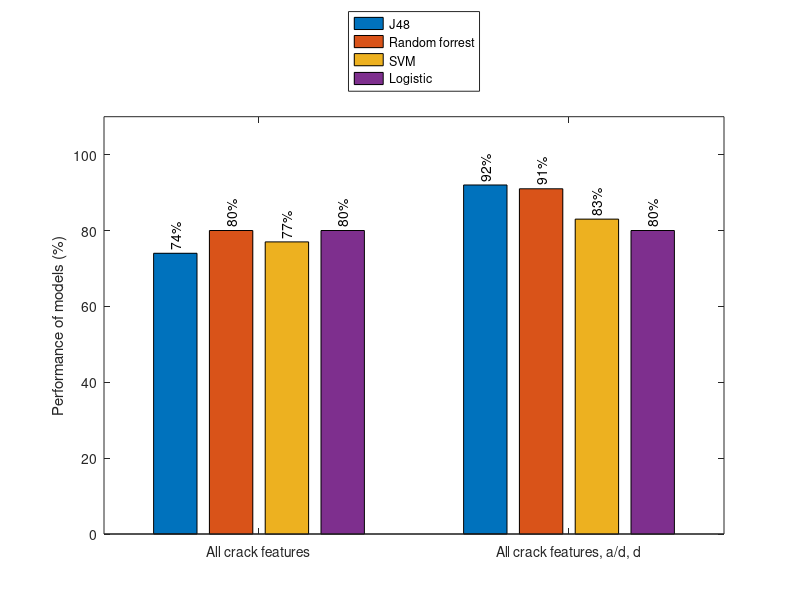

The MATLAB script that drew this image: (Note: this script raises an error after producing the figure.)
clear all,clc
close all
% data Set 1
% data = 100*[  0.19 , 0.17  , 0.18  ,0.15    ; 0.73   ,0.8   , 0.79  ,0.85   ; 0.85  , 0.89 ,0.89   , 0.92  ;  0.52  , 0.62   ,0.59  , 0.72  ];

data = 100*[ 0.74  , .80  , 0.77  ,  0.8  ;0.92    , 0.91  , 0.83  ,  0.8   ];



fH = gcf; colormap(jet(4));
Labels = {'All crack features', 'All crack features, a/d, d'};
set(gca, 'XTick', 1:4, 'XTickLabel', Labels);
h=bar(data);
ylabel('Performance of models (%)')
ybuff=1;

for i=1:length(h)
    XDATA=get(get(h(i),'Children'),'XData');
    YDATA=get(get(h(i),'Children'),'YData');
    for j=1:size(XDATA,2)
        x=XDATA(1,j)+(XDATA(3,j)-XDATA(1,j))/2;
        y=YDATA(2,j)+ybuff;
        t=[num2str(YDATA(2,j),3), '%' ];
        text(x,y,t,'Color','k','HorizontalAlignment','left','Rotation',90)
    end
end
legend('J48','Random forrest','SVM','Logistic','Location','NorthOutside')
set(gca, 'XTick', 1:4, 'XTickLabel', Labels);

ylim([0 110])
applyhatch_pluscolor(fH,'//cc', 0, [0 1 0 1], jet(4))


% applyhatch_pluscolor(gcf,'|-.+\',0,[1 1 0 1 0 ],cool(5),200,3,2)
% legend('baseline','SVM using Wavelet feat','SVM using Geometrical feat','J48 using Geometrical feat','SVM+J48 Geometrical feat','Position','bestoutside')
print('Performance_class','-dpng', '-r1000');

%% Data Set 2
clear all,clc
close all
% data Set 1

% data2 = 100*[ 0.33, 0.37, 0.39,0.36 ,0.45  ,0.28 , 0.29,0.28 , 0.32, 0.35;0.9 ,0.86 ,0.86 ,0.9 , 0.87 ,0.91 ,0.9 ,0.91 ,0.9 ,0.88 ;0.94 ,0.92 ,0.92 ,0.94 ,0.92  ,0.95 , 0.94,0.95 ,0.94 ,0.93 ; 0.81,0.72 , 0.72,0.77 ,0.66  ,0.83 ,0.81 ,0.82 , 0.8,0.77];
% data = 100*[ 0.14 , 0.14 ,0.15  , 0.14 ;  0.84 ,0.85  , 0.82 , 0.84 ; 0.91 , 0.92 ,0.9 , 0.91 ; 0.7 ,0.72  ,0.66  , 0.7 ];

 data = 100*[ 0.14  , 0.15  , 0.13  ,  0.17 ,0.15 ;0.85    ,  0.88 ,0.9   ,  0.8  ,0.85; 0.92  , 0.93 ,0.95   , 0.89 ,0.92 ;  0.72  , 0.77   , 0.81   , 0.62  ,0.72];


fH = gcf; colormap(jet(6));
Labels = {'NRMSE (error)', '(R)', 'IA','Explained Variance Score'};
set(gca, 'XTick', 1:6, 'XTickLabel', Labels);
h=bar(data);
ylabel('Performance of models (%)')
ybuff=1;

for i=1:length(h)
    XDATA=get(get(h(i),'Children'),'XData');
    YDATA=get(get(h(i),'Children'),'YData');
    for j=1:size(XDATA,2)
        x=XDATA(1,j)+(XDATA(3,j)-XDATA(1,j))/2;
        y=YDATA(2,j)+ybuff;
        t=[num2str(YDATA(2,j),3), '%' ];
        text(x,y,t,'Color','k','HorizontalAlignment','left','Rotation',90)
    end
end

legend('Data Set w/o rein-SVM-Feat: I_{p},Total major axis,a/d,d','Data Set w rein-Gaussian-Feat: I_{p},Total major axis,a/d,d','Data Set w rein-SVM-Feat: crack length,Total major axis,a/d,d, shear index, d/s','Data Sets w and w/o rein-SVM-Feat: I_{p},Total major axis,a/d,d','Data Sets w and w/o rein-SVM-Feat: I_{p},Total major axis,a/d,d, shear index, d/s','Location','NorthOutside')
set(gca, 'XTick', 1:6, 'XTickLabel', Labels);

ylim([0 110])
applyhatch_pluscolor(fH,'//cc..', 0, [0 1 0 1 0 1], jet(6))

% applyhatch_pluscolor(gcf,'|-.+\',0,[1 1 0 1 0 ],cool(5),200,3,2)
% legend('baseline','SVM using Wavelet feat','SVM using Geometrical feat','J48 using Geometrical feat','SVM+J48 Geometrical feat','Position','bestoutside')
print('Performance_FR3','-dpng', '-r1000');



%%
clear all,clc
close all
% data Set 1
 data = 100*[ 0.14 , 0.15 ,0.15 , 0.15  ; 0.85 , 0.87 , 0.84  ,0.85 ; 0.92  , 0.93 ,0.91  , 0.92  ;  0.71 , 0.76  , 0.69  , 0.71  ];

% data2 = 100*[ 0.33, 0.37, 0.39,0.36 ,0.45  ,0.28 , 0.29,0.28 , 0.32, 0.35;0.9 ,0.86 ,0.86 ,0.9 , 0.87 ,0.91 ,0.9 ,0.91 ,0.9 ,0.88 ;0.94 ,0.92 ,0.92 ,0.94 ,0.92  ,0.95 , 0.94,0.95 ,0.94 ,0.93 ; 0.81,0.72 , 0.72,0.77 ,0.66  ,0.83 ,0.81 ,0.82 , 0.8,0.77];
% data = 100*[0.12  , 0.15 ;  0.9 , 0.82;0.94   , 0.9 ; 0.8  ,  0.66 ];



fH = gcf; colormap(jet(4));
Labels = {'NRMSE (error)', '(R)', 'IA','Explained Variance Score'};
set(gca, 'XTick', 1:4, 'XTickLabel', Labels);
h=bar(data);
ylabel('Performance of models (%)')
ybuff=1;

for i=1:length(h)
    XDATA=get(get(h(i),'Children'),'XData');
    YDATA=get(get(h(i),'Children'),'YData');
    for j=1:size(XDATA,2)
        x=XDATA(1,j)+(XDATA(3,j)-XDATA(1,j))/2;
        y=YDATA(2,j)+ybuff;
        t=[num2str(YDATA(2,j),3), '%' ];
        text(x,y,t,'Color','k','HorizontalAlignment','left','Rotation',90)
    end
end
legend('Data Set-without shear reinforcement','Data Set-with shear reinforcement','Both data Sets-Regression','Both data Sets-Combined Classification and Regression','Location','NorthOutside')
set(gca, 'XTick', 1:5, 'XTickLabel', Labels);

ylim([0 110])
applyhatch_pluscolor(fH,'//cc', 0, [0 1 0 1], jet(4))

% applyhatch_pluscolor(gcf,'|-.+\',0,[1 1 0 1 0 ],cool(5),200,3,2)
% legend('baseline','SVM using Wavelet feat','SVM using Geometrical feat','J48 using Geometrical feat','SVM+J48 Geometrical feat','Position','bestoutside')
print('Performance1','-dpng', '-r1000');
%%
clear all,clc
close all
% data Set 1
 data = 100*[ 0.07 ,0.1 ,0.08 , 0.07  ;0.83  , 0.82 , 0.77  , 0.78; 0.9 , 0.9 , 0.86 , 0.87  ; 0.68  , 0.66  , 0.59  , 0.61 ];

% data2 = 100*[ 0.33, 0.37, 0.39,0.36 ,0.45  ,0.28 , 0.29,0.28 , 0.32, 0.35;0.9 ,0.86 ,0.86 ,0.9 , 0.87 ,0.91 ,0.9 ,0.91 ,0.9 ,0.88 ;0.94 ,0.92 ,0.92 ,0.94 ,0.92  ,0.95 , 0.94,0.95 ,0.94 ,0.93 ; 0.81,0.72 , 0.72,0.77 ,0.66  ,0.83 ,0.81 ,0.82 , 0.8,0.77];
% data = 100*[0.12  , 0.15 ;  0.9 , 0.82;0.94   , 0.9 ; 0.8  ,  0.66 ];



fH = gcf; colormap(jet(4));
Labels = {'NRMSE (error)', '(R)', 'IA','Explained Variance Score'};
set(gca, 'XTick', 1:4, 'XTickLabel', Labels);
h=bar(data);
ylabel('Performance of models (%)')
ybuff=1;

for i=1:length(h)
    XDATA=get(get(h(i),'Children'),'XData');
    YDATA=get(get(h(i),'Children'),'YData');
    for j=1:size(XDATA,2)
        x=XDATA(1,j)+(XDATA(3,j)-XDATA(1,j))/2;
        y=YDATA(2,j)+ybuff;
        t=[num2str(YDATA(2,j),3), '%' ];
        text(x,y,t,'Color','k','HorizontalAlignment','left','Rotation',90)
    end
end
legend('Data Set-without shear reinforcement','Data Set-with shear reinforcement','Both data Sets-Regression','Both data Sets-Combined Classification and Regression','Location','NorthOutside')
set(gca, 'XTick', 1:5, 'XTickLabel', Labels);

ylim([0 110])
applyhatch_pluscolor(fH,'//cc', 0, [0 1 0 1], jet(4))

% applyhatch_pluscolor(gcf,'|-.+\',0,[1 1 0 1 0 ],cool(5),200,3,2)
% legend('baseline','SVM using Wavelet feat','SVM using Geometrical feat','J48 using Geometrical feat','SVM+J48 Geometrical feat','Position','bestoutside')
print('Performance2','-dpng', '-r1000');
%%
clear all,clc
close all
% data Set 1
% data = 100*[  0.19 , 0.17  , 0.18  ,0.15    ; 0.73   ,0.8   , 0.79  ,0.85   ; 0.85  , 0.89 ,0.89   , 0.92  ;  0.52  , 0.62   ,0.59  , 0.72  ];

data = 100*[0.17  ,0.16  ;0.8 , 0.82; 0.89,0.9 ; 0.63,0.66];



fH = gcf; colormap(jet(4));
Labels = {'NRMSE (error)', '(R)', 'IA','Explained Variance Score'};
set(gca, 'XTick', 1:4, 'XTickLabel', Labels);
h=bar(data);
ylabel('Performance of models (%)')
ybuff=1;

for i=1:length(h)
    XDATA=get(get(h(i),'Children'),'XData');
    YDATA=get(get(h(i),'Children'),'YData');
    for j=1:size(XDATA,2)
        x=XDATA(1,j)+(XDATA(3,j)-XDATA(1,j))/2;
        y=YDATA(2,j)+ybuff;
        t=[num2str(YDATA(2,j),3), '%' ];
        text(x,y,t,'Color','k','HorizontalAlignment','left','Rotation',90)
    end
end
legend('Data Set 3','Data Set 4','Location','NorthOutside')
set(gca, 'XTick', 1:4, 'XTickLabel', Labels);

ylim([0 110])
applyhatch_pluscolor(fH,'//cc', 0, [0 1 0 1], jet(4))


% applyhatch_pluscolor(gcf,'|-.+\',0,[1 1 0 1 0 ],cool(5),200,3,2)
print('Performance_72','-dpng', '-r1000');

%%
clear all,clc
close all
% data Set 1
% data = 100*[  0.19 , 0.17  , 0.18  ,0.15    ; 0.73   ,0.8   , 0.79  ,0.85   ; 0.85  , 0.89 ,0.89   , 0.92  ;  0.52  , 0.62   ,0.59  , 0.72  ];

data = 100*[0.16  ,0.13  ;0.82 ,0.88 ; 0.9, 0.93; 0.67,0.76];



fH = gcf; colormap(jet(4));
Labels = {'NRMSE (error)', '(R)', 'IA','Explained Variance Score'};
set(gca, 'XTick', 1:4, 'XTickLabel', Labels);
h=bar(data);
ylabel('Performance of models (%)')
ybuff=1;

for i=1:length(h)
    XDATA=get(get(h(i),'Children'),'XData');
    YDATA=get(get(h(i),'Children'),'YData');
    for j=1:size(XDATA,2)
        x=XDATA(1,j)+(XDATA(3,j)-XDATA(1,j))/2;
        y=YDATA(2,j)+ybuff;
        t=[num2str(YDATA(2,j),3), '%' ];
        text(x,y,t,'Color','k','HorizontalAlignment','left','Rotation',90)
    end
end
legend('Data Set 4-Regression-Failure ratio-Feat: B, I_{p}, N_{c}, a/d, d','Data Set 4-Combined calssification and Regression-Failure ratio-Feat: B, I_{p}, N_{c}, a/d, d','Location','NorthOutside')
set(gca, 'XTick', 1:4, 'XTickLabel', Labels);

ylim([0 110])
applyhatch_pluscolor(fH,'//cc', 0, [0 1 0 1], jet(4))


% applyhatch_pluscolor(gcf,'|-.+\',0,[1 1 0 1 0 ],cool(5),200,3,2)
print('Performance_73','-dpng', '-r1000');
%%
clear all,clc
close all
% data Set 1
% data = 100*[  0.19 , 0.17  , 0.18  ,0.15    ; 0.73   ,0.8   , 0.79  ,0.85   ; 0.85  , 0.89 ,0.89   , 0.92  ;  0.52  , 0.62   ,0.59  , 0.72  ];
% data = 100*[  ,  ; , ; , ; , ];

data = 100*[0.08  ,0.08  ; 0.87, 0.88; 0.93,0.93 ;0.75 , 0.77];



fH = gcf; colormap(jet(4));
Labels = {'NRMSE (error)', '(R)', 'IA','Explained Variance Score'};
set(gca, 'XTick', 1:4, 'XTickLabel', Labels);
h=bar(data);
ylabel('Performance of models (%)')
ybuff=1;

for i=1:length(h)
    XDATA=get(get(h(i),'Children'),'XData');
    YDATA=get(get(h(i),'Children'),'YData');
    for j=1:size(XDATA,2)
        x=XDATA(1,j)+(XDATA(3,j)-XDATA(1,j))/2;
        y=YDATA(2,j)+ybuff;
        t=[num2str(YDATA(2,j),3), '%' ];
        text(x,y,t,'Color','k','HorizontalAlignment','left','Rotation',90)
    end
end
legend('Data Set 4-Regression-Feat: B, I_{p}, N_{c}, a/d, d','Data Set 4-Combined calssification and Regression-Feat: B, I_{p}, N_{c}, a/d, d','Location','NorthOutside')
set(gca, 'XTick', 1:4, 'XTickLabel', Labels);

ylim([0 110])
applyhatch_pluscolor(fH,'//cc', 0, [0 1 0 1], jet(4))


% applyhatch_pluscolor(gcf,'|-.+\',0,[1 1 0 1 0 ],cool(5),200,3,2)
print('Performance_92','-dpng', '-r1000');

%%
clear all,clc
close all
% data Set 1
% data = 100*[  0.19 , 0.17  , 0.18  ,0.15    ; 0.73   ,0.8   , 0.79  ,0.85   ; 0.85  , 0.89 ,0.89   , 0.92  ;  0.52  , 0.62   ,0.59  , 0.72  ];
 data = 100*[ 0.05 , 0.05 ;0.95 , 0.96 ;0.97 , 0.98 ; 0.9 ,0.92 ];

% data = 100*[0.08  ,0.08  ; 0.87, 0.88; 0.93,0.93 ;0.75 , 0.77];



fH = gcf; colormap(jet(4));
Labels = {'NRMSE (error)', '(R)', 'IA','Explained Variance Score'};
set(gca, 'XTick', 1:4, 'XTickLabel', Labels);
h=bar(data);
ylabel('Performance of models (%)')
ybuff=1;

for i=1:length(h)
    XDATA=get(get(h(i),'Children'),'XData');
    YDATA=get(get(h(i),'Children'),'YData');
    for j=1:size(XDATA,2)
        x=XDATA(1,j)+(XDATA(3,j)-XDATA(1,j))/2;
        y=YDATA(2,j)+ybuff;
        t=[num2str(YDATA(2,j),3), '%' ];
        text(x,y,t,'Color','k','HorizontalAlignment','left','Rotation',90)
    end
end
legend('Data Set 4-Regression-Feat: B, I_{p}, N_{c}, a/d, d','Data Set 4-Combined calssification and Regression-Feat: B, I_{p}, N_{c}, a/d, d','Location','NorthOutside')
set(gca, 'XTick', 1:4, 'XTickLabel', Labels);

ylim([0 110])
applyhatch_pluscolor(fH,'//cc', 0, [0 1 0 1], jet(4))


% applyhatch_pluscolor(gcf,'|-.+\',0,[1 1 0 1 0 ],cool(5),200,3,2)
print('Performance_112','-dpng', '-r1000');
%%
clear all,clc
close all
% data Set 1
% data = 100*[  0.19 , 0.17  , 0.18  ,0.15    ; 0.73   ,0.8   , 0.79  ,0.85   ; 0.85  , 0.89 ,0.89   , 0.92  ;  0.52  , 0.62   ,0.59  , 0.72  ];
 data = 100*[ 0.06 ,0.06  ;0.95 , 0.94;0.97 , 0.97; 0.9,0.88 ];

% data = 100*[0.08  ,0.08  ; 0.87, 0.88; 0.93,0.93 ;0.75 , 0.77];



fH = gcf; colormap(jet(4));
Labels = {'NRMSE (error)', '(R)', 'IA','Explained Variance Score'};
set(gca, 'XTick', 1:4, 'XTickLabel', Labels);
h=bar(data);
ylabel('Performance of models (%)')
ybuff=1;

for i=1:length(h)
    XDATA=get(get(h(i),'Children'),'XData');
    YDATA=get(get(h(i),'Children'),'YData');
    for j=1:size(XDATA,2)
        x=XDATA(1,j)+(XDATA(3,j)-XDATA(1,j))/2;
        y=YDATA(2,j)+ybuff;
        t=[num2str(YDATA(2,j),3), '%' ];
        text(x,y,t,'Color','k','HorizontalAlignment','left','Rotation',90)
    end
end
legend('Data Set 4-Regression-Feat: B, I_{p}, N_{c}, a/d, d','Data Set 4-Combined calssification and Regression-Feat: B, I_{p}, N_{c}, a/d, d','Location','NorthOutside')
set(gca, 'XTick', 1:4, 'XTickLabel', Labels);

ylim([0 110])
applyhatch_pluscolor(fH,'//cc', 0, [0 1 0 1], jet(4))


% applyhatch_pluscolor(gcf,'|-.+\',0,[1 1 0 1 0 ],cool(5),200,3,2)
print('Performance_132','-dpng', '-r1000');
%%
clear all,clc
close all
% data Set 1
% data = 100*[  0.19 , 0.17  , 0.18  ,0.15    ; 0.73   ,0.8   , 0.79  ,0.85   ; 0.85  , 0.89 ,0.89   , 0.92  ;  0.52  , 0.62   ,0.59  , 0.72  ];
 data = 100*[ 0.06,0.02 , .07 ,0.07  ; 0.58 , 0.95,  0.92 ,0.93 ; 0.65 , 0.97,  0.95 , .96; 0.33 ,0.89 ,  0.84,0.86 ];

% data = 100*[0.08  ,0.08  ; 0.87, 0.88; 0.93,0.93 ;0.75 , 0.77];



fH = gcf; colormap(jet(4));
Labels = {'NRMSE (error)', '(R)', 'IA','Explained Variance Score'};
set(gca, 'XTick', 1:4, 'XTickLabel', Labels);
h=bar(data);
ylabel('Performance of models (%)')
ybuff=1;

for i=1:length(h)
    XDATA=get(get(h(i),'Children'),'XData');
    YDATA=get(get(h(i),'Children'),'YData');
    for j=1:size(XDATA,2)
        x=XDATA(1,j)+(XDATA(3,j)-XDATA(1,j))/2;
        y=YDATA(2,j)+ybuff;
        t=[num2str(YDATA(2,j),3), '%' ];
        text(x,y,t,'Color','k','HorizontalAlignment','left','Rotation',90)
    end
end
legend('Data Set 3-Regression','Data Set 3-Classification followed by regression','Data Set 4-Regression','Data Set 4-Classification followed by regression','Location','NorthOutside')
set(gca, 'XTick', 1:4, 'XTickLabel', Labels);

ylim([0 110])
applyhatch_pluscolor(fH,'//cc', 0, [0 1 0 1], jet(4))


% applyhatch_pluscolor(gcf,'|-.+\',0,[1 1 0 1 0 ],cool(5),200,3,2)
print('Performance_141','-dpng', '-r1000');
%%
clear all,clc
close all
% data Set 1
 data = 100*[ 0.41 , 0.95 , 0.58  ;0.47 ,0.97  ,0.65    ; 0.17   , 0.89   , 0.33  ];

% data2 = 100*[ 0.33, 0.37, 0.39,0.36 ,0.45  ,0.28 , 0.29,0.28 , 0.32, 0.35;0.9 ,0.86 ,0.86 ,0.9 , 0.87 ,0.91 ,0.9 ,0.91 ,0.9 ,0.88 ;0.94 ,0.92 ,0.92 ,0.94 ,0.92  ,0.95 , 0.94,0.95 ,0.94 ,0.93 ; 0.81,0.72 , 0.72,0.77 ,0.66  ,0.83 ,0.81 ,0.82 , 0.8,0.77];
% data = 100*[0.12  , 0.15 ;  0.9 , 0.82;0.94   , 0.9 ; 0.8  ,  0.66 ];



fH = gcf; colormap(jet(4));
Labels = {'(R)', 'IA','Explained Variance Score'};
set(gca, 'XTick', 1:4, 'XTickLabel', Labels);
h=bar(data);
ylabel('Performance of models (%)')
ybuff=1;

for i=1:length(h)
    XDATA=get(get(h(i),'Children'),'XData');
    YDATA=get(get(h(i),'Children'),'YData');
    for j=1:size(XDATA,2)
        x=XDATA(1,j)+(XDATA(3,j)-XDATA(1,j))/2;
        y=YDATA(2,j)+ybuff;
        t=[num2str(YDATA(2,j),3), '%' ];
        text(x,y,t,'Color','k','HorizontalAlignment','left','Rotation',90)
    end
end
legend('Data Set 1 (Shear unreinforced)-SVM','Data Set 2 (Shear reinforced)-Gaussian','Data Set 3 (Data Set 1+ Data Set 2)-SVM','Location','NorthOutside')
set(gca, 'XTick', 1:5, 'XTickLabel', Labels);

ylim([0 110])
applyhatch_pluscolor(fH,'//cc', 0, [0 1 0 1], jet(4))

% applyhatch_pluscolor(gcf,'|-.+\',0,[1 1 0 1 0 ],cool(5),200,3,2)
% legend('baseline','SVM using Wavelet feat','SVM using Geometrical feat','J48 using Geometrical feat','SVM+J48 Geometrical feat','Position','bestoutside')
print('Performance_131','-dpng', '-r1000');
%%
clear all,clc
close all
% data Set 1
%  data = 100*[ ,   ,     ;  ,    ,  ;  ,   ,   ;  ,  ,  ];

% data2 = 100*[ 0.33, 0.37, 0.39,0.36 ,0.45  ,0.28 , 0.29,0.28 , 0.32, 0.35;0.9 ,0.86 ,0.86 ,0.9 , 0.87 ,0.91 ,0.9 ,0.91 ,0.9 ,0.88 ;0.94 ,0.92 ,0.92 ,0.94 ,0.92  ,0.95 , 0.94,0.95 ,0.94 ,0.93 ; 0.81,0.72 , 0.72,0.77 ,0.66  ,0.83 ,0.81 ,0.82 , 0.8,0.77];
% data = 100*[0.12  , 0.15 ;  0.9 , 0.82;0.94   , 0.9 ; 0.8  ,  0.66 ];

 data = 100*[ 0.08,  .08 ,  0.07   ; 0.88 ,  0.94  ,0.91  ; 0.9 , 0.97  ,  0.94 ; 0.74 ,0.88  , 0.82 ];


fH = gcf; colormap(jet(4));
Labels = {'NRMSE (error)', '(R)', 'IA','Explained Variance Score'};
set(gca, 'XTick', 1:4, 'XTickLabel', Labels);
h=bar(data);
ylabel('Performance of models (%)')
ybuff=1;

for i=1:length(h)
    XDATA=get(get(h(i),'Children'),'XData');
    YDATA=get(get(h(i),'Children'),'YData');
    for j=1:size(XDATA,2)
        x=XDATA(1,j)+(XDATA(3,j)-XDATA(1,j))/2;
        y=YDATA(2,j)+ybuff;
        t=[num2str(YDATA(2,j),3), '%' ];
        text(x,y,t,'Color','k','HorizontalAlignment','left','Rotation',90)
    end
end
legend('Data Set 1 (Shear unreinforced)-SVM','Data Set 2 (Shear reinforced)-Gaussian','Data Set 3 (Data Set 1+ Data Set 2)-SVM','Location','NorthOutside')
set(gca, 'XTick', 1:5, 'XTickLabel', Labels);

ylim([0 110])
applyhatch_pluscolor(fH,'//cc', 0, [0 1 0 1], jet(4))

% applyhatch_pluscolor(gcf,'|-.+\',0,[1 1 0 1 0 ],cool(5),200,3,2)
% legend('baseline','SVM using Wavelet feat','SVM using Geometrical feat','J48 using Geometrical feat','SVM+J48 Geometrical feat','Position','bestoutside')
print('Performance_111','-dpng', '-r1000');

%%
clear all,clc
close all
% data Set 1
% data = 100*[  0.19 , 0.17  , 0.18  ,0.15    ; 0.73   ,0.8   , 0.79  ,0.85   ; 0.85  , 0.89 ,0.89   , 0.92  ;  0.52  , 0.62   ,0.59  , 0.72  ];
% data = 100*[  ,  ; , ; , ; , ];

data = 100*[ 0.14 ,0.15,0.12 ;0.84 , 0.88,0.89;0.91 , 0.94,0.94; 0.71,0.77 ,0.78];



fH = gcf; colormap(jet(4));
Labels = {'NRMSE (error)', '(R)', 'IA','Explained Variance Score'};
set(gca, 'XTick', 1:4, 'XTickLabel', Labels);
h=bar(data);
ylabel('Performance of models (%)')
ybuff=1;

for i=1:length(h)
    XDATA=get(get(h(i),'Children'),'XData');
    YDATA=get(get(h(i),'Children'),'YData');
    for j=1:size(XDATA,2)
        x=XDATA(1,j)+(XDATA(3,j)-XDATA(1,j))/2;
        y=YDATA(2,j)+ybuff;
        t=[num2str(YDATA(2,j),3), '%' ];
        text(x,y,t,'Color','k','HorizontalAlignment','left','Rotation',90)
    end
end
legend('Data Set 1','Data Set 2','Data Set 5','Location','NorthOutside')
set(gca, 'XTick', 1:4, 'XTickLabel', Labels);

ylim([0 110])
applyhatch_pluscolor(fH,'//cc', 0, [0 1 0 1], jet(4))


% applyhatch_pluscolor(gcf,'|-.+\',0,[1 1 0 1 0 ],cool(5),200,3,2)
print('performance4','-dpng', '-r1000');
%%
clear all,clc
close all
% data Set 1
 data = 100*[0.1 , 0.06 ,0.08  ; 0.89    , 0.94 ,0.92; 0.93 , 0.97,0.96   ; 0.73 , 0.87 ,0.84];

% data2 = 100*[ 0.33, 0.37, 0.39,0.36 ,0.45  ,0.28 , 0.29,0.28 , 0.32, 0.35;0.9 ,0.86 ,0.86 ,0.9 , 0.87 ,0.91 ,0.9 ,0.91 ,0.9 ,0.88 ;0.94 ,0.92 ,0.92 ,0.94 ,0.92  ,0.95 , 0.94,0.95 ,0.94 ,0.93 ; 0.81,0.72 , 0.72,0.77 ,0.66  ,0.83 ,0.81 ,0.82 , 0.8,0.77];
% data = 100*[0.12  , 0.15 ;  0.9 , 0.82;0.94   , 0.9 ; 0.8  ,  0.66 ];

%  data = 100*[ 0.08,  .08 ,  0.07   ; 0.88 ,  0.94  ,0.91  ; 0.9 , 0.97  ,  0.94 ; 0.74 ,0.88  , 0.82 ];


fH = gcf; colormap(jet(4));
Labels = {'NRMSE (error)', '(R)', 'IA','Explained Variance Score'};
set(gca, 'XTick', 1:4, 'XTickLabel', Labels);
h=bar(data);
ylabel('Performance of models (%)')
ybuff=1;

for i=1:length(h)
    XDATA=get(get(h(i),'Children'),'XData');
    YDATA=get(get(h(i),'Children'),'YData');
    for j=1:size(XDATA,2)
        x=XDATA(1,j)+(XDATA(3,j)-XDATA(1,j))/2;
        y=YDATA(2,j)+ybuff;
        t=[num2str(YDATA(2,j),3), '%' ];
        text(x,y,t,'Color','k','HorizontalAlignment','left','Rotation',90)
    end
end
legend('ACI','Internal shear estimation-Classification followed by regression-SVM','Ultimate shear load estimation-Classification followed by regression-SVM','Location','NorthOutside')
set(gca, 'XTick', 1:5, 'XTickLabel', Labels);

ylim([0 110])
applyhatch_pluscolor(fH,'//cc', 0, [0 1 0 1], jet(4))

% applyhatch_pluscolor(gcf,'|-.+\',0,[1 1 0 1 0 ],cool(5),200,3,2)
% legend('baseline','SVM using Wavelet feat','SVM using Geometrical feat','J48 using Geometrical feat','SVM+J48 Geometrical feat','Position','bestoutside')
print('Performance_15','-dpng', '-r1000');
